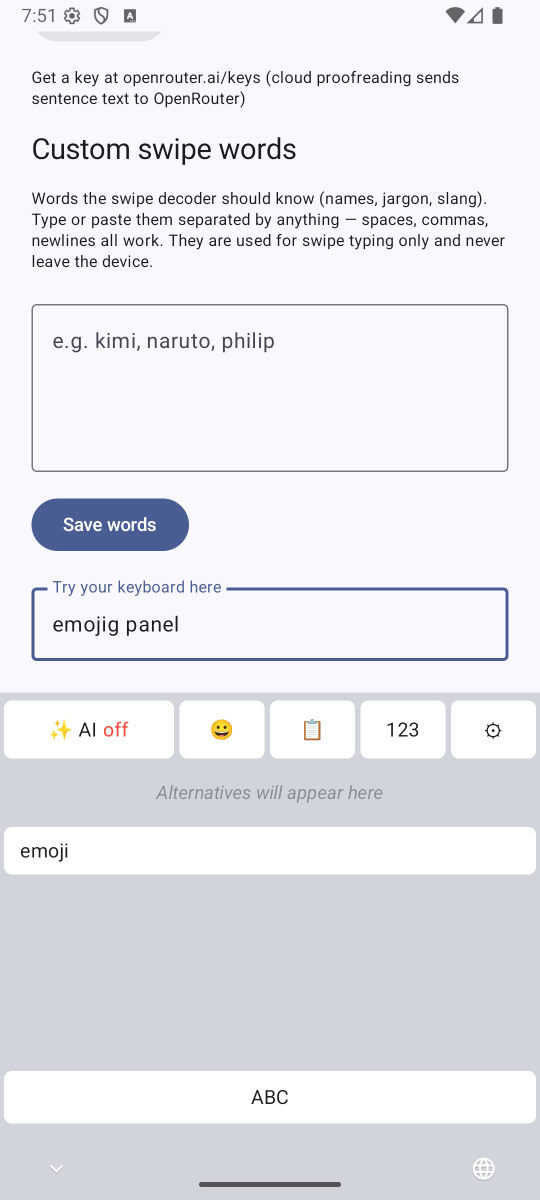
#> input picture store-assets/screenshots/phone/raw/clipboard-panel-light.png, 1080 x 2400 px, given in place of ic_logo_light.png, which was not available (shown at 1/2 size)
$ python compose_feature_graphic.py
#> lines starting #> are read from the running program, lines starting #| are printed output that depends on the picture; after the words box and inside, x2 and y2 are one past the last pixel; in counts of white or black regions, pixels touching at a corner belong together; pictures that were not available may be replaced by others from this repository, and a replacement may not be noted
#!/usr/bin/env python3
"""Regenerate the Play feature graphic (1024x500).

Light brand-lavender gradient, wordmark on the left, mid-swipe phone
screenshot crop on the right. Run from the repo root with a Pillow venv:
  /tmp/sshot-venv/bin/python store-assets/compose_feature_graphic.py
"""
from PIL import Image, ImageDraw

W, H = 1024, 500
TOP = (247, 248, 255)
BOTTOM = (196, 200, 250)  # soft brand lavender

bg = Image.new("RGB", (W, H))
#> bg: PIL image 1024x500 RGB; every value is 0
d = ImageDraw.Draw(bg)
for y in range(H):
    t = y / H
    d.line([(0, y), (W, y)], fill=tuple(round(TOP[i] + (BOTTOM[i] - TOP[i]) * t) for i in range(3)))

logo = Image.open("app/src/main/res/drawable-xxxhdpi/ic_logo_light.png").convert("RGBA")
#> logo is the input picture: PIL image 1080x2400 RGBA; mean R, G, B, A 231.4, 231.8, 238.2, 255
lw = 430
lh = round(logo.height * lw / logo.width)
#> lh = 956
logo = logo.resize((lw, lh), Image.LANCZOS)
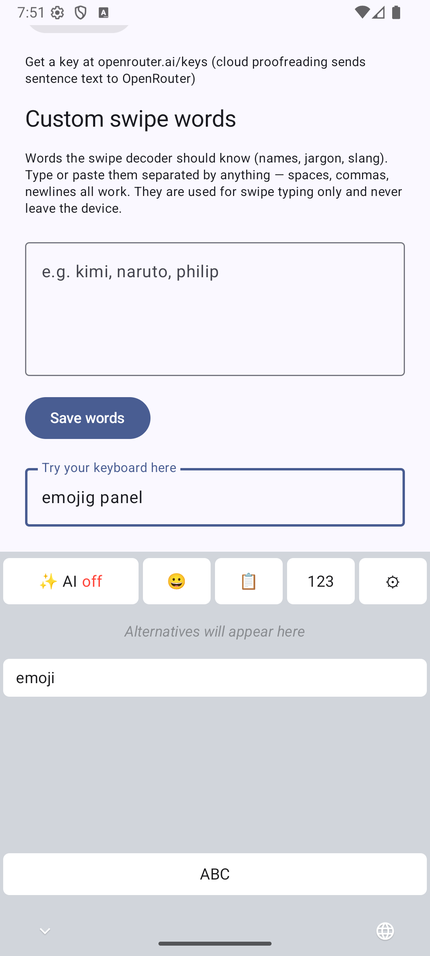
#> logo: PIL image 430x956 RGBA; mean R, G, B, A 231.2, 231.6, 237.9, 255
bg.paste(logo, (45, (H - lh) // 2), logo)
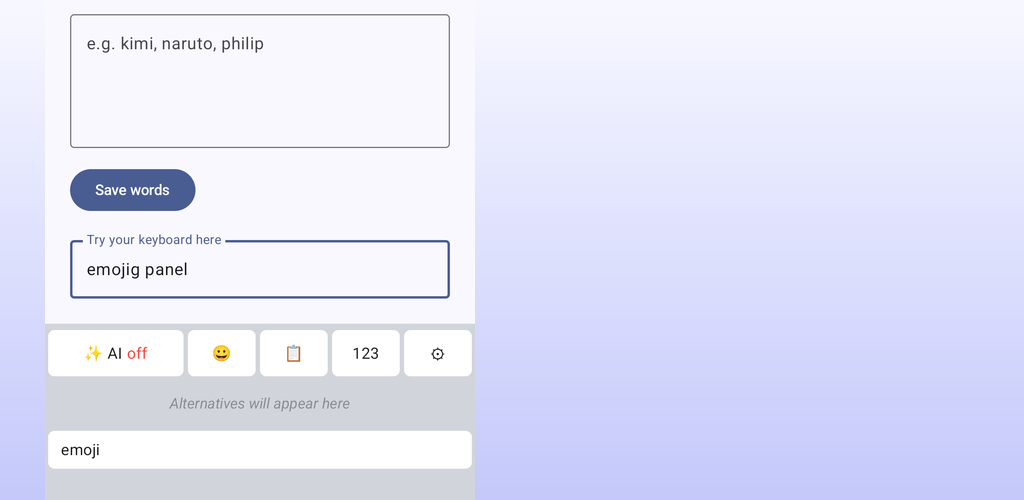
#> bg: PIL image 1024x500 RGB; mean R, G, B 227.3, 228.8, 248.1

shot = Image.open("store-assets/screenshots/phone/raw/swipe-keyboard-light.png").convert("RGB")
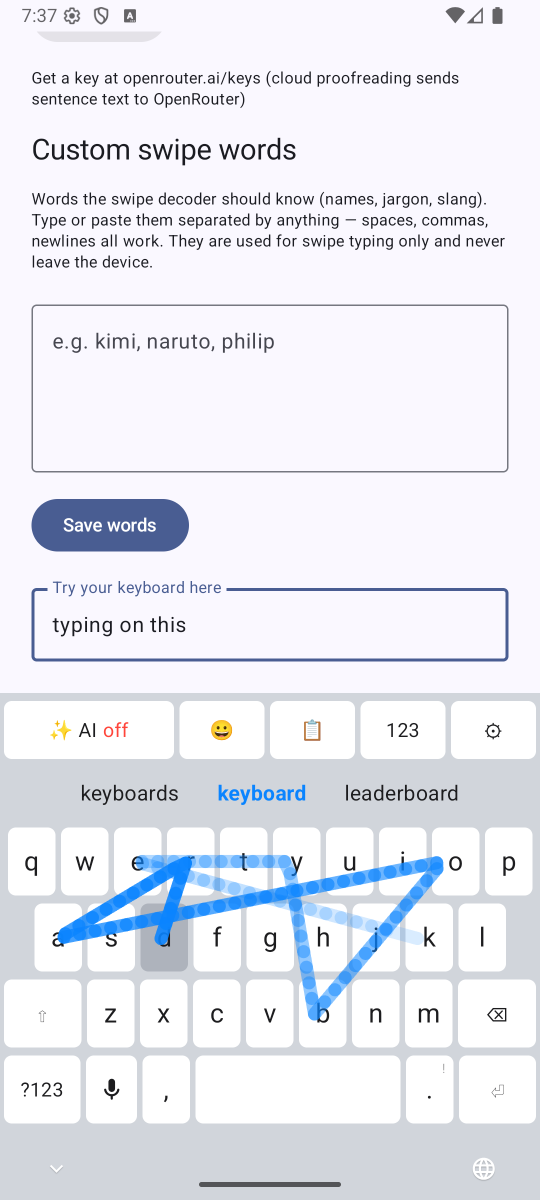
#> input picture store-assets/screenshots/phone/raw/swipe-keyboard-light.png, 1080 x 2400 px, found by its file name (shown at 1/2 size)
# keep the alternates strip + keyboard
crop = shot.crop((0, 1380, 1080, 2400))
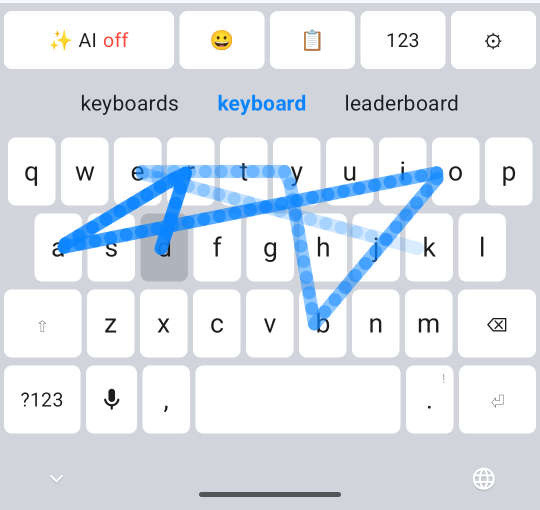
#> crop: PIL image 1080x1020 RGB (shown at 1/2 size); mean R, G, B 221.8, 228.4, 236
ch = 430
cw = round(crop.width * ch / crop.height)
#> cw = 455
crop = crop.resize((cw, ch), Image.LANCZOS)
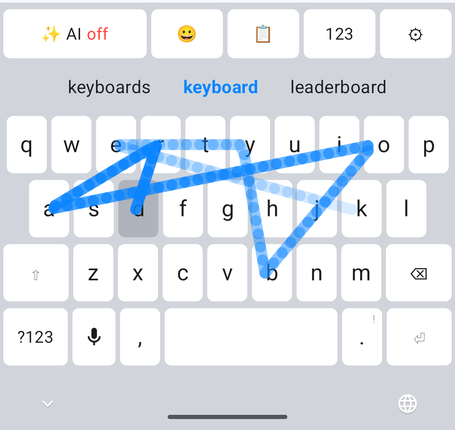
#> crop: PIL image 455x430 RGB; mean R, G, B 221.6, 228.2, 235.8
mask = Image.new("L", (cw, ch), 0)
#> mask: PIL image 455x430 L; every value is 0
ImageDraw.Draw(mask).rounded_rectangle([0, 0, cw, ch], radius=26, fill=255)
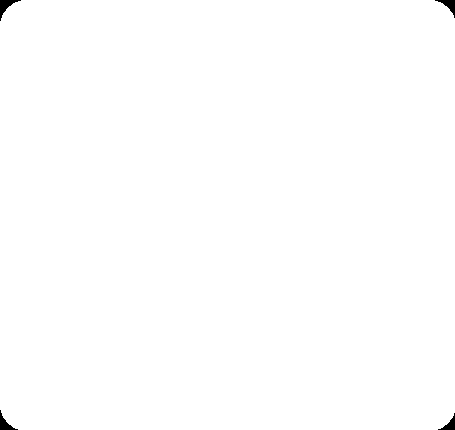
#> mask: PIL image 455x430 L; 99.7% white; 4 black regions, box (x1, y1, x2, y2) and area: (0, 0, 21, 21) 150, (435, 0, 455, 18) 129, (0, 410, 18, 430) 129, (438, 413, 455, 430) 109
bg.paste(crop, (W - cw - 40, (H - ch) // 2), mask)
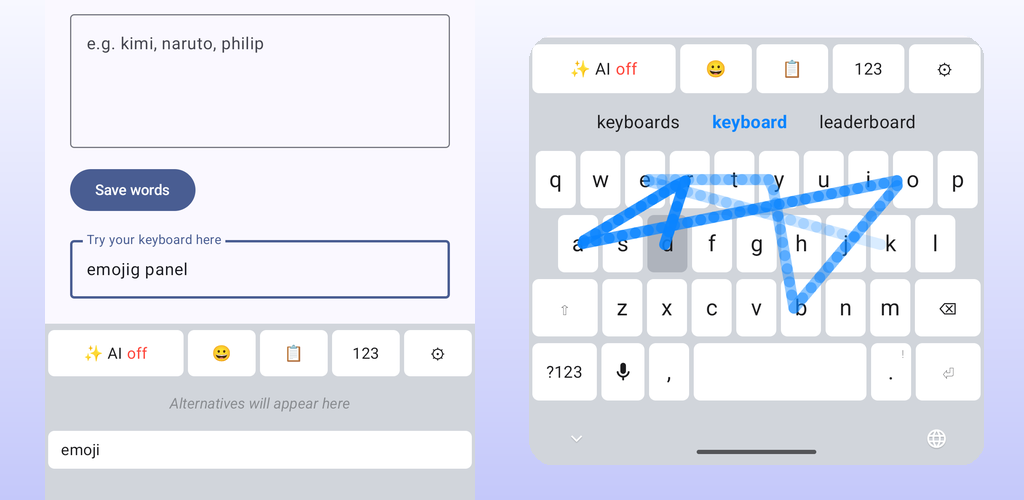
#> bg: PIL image 1024x500 RGB; mean R, G, B 227.3, 230.4, 241.8

bg.save("store-assets/feature-graphic/feature-graphic.png", "PNG")
print("saved", (W, H))
